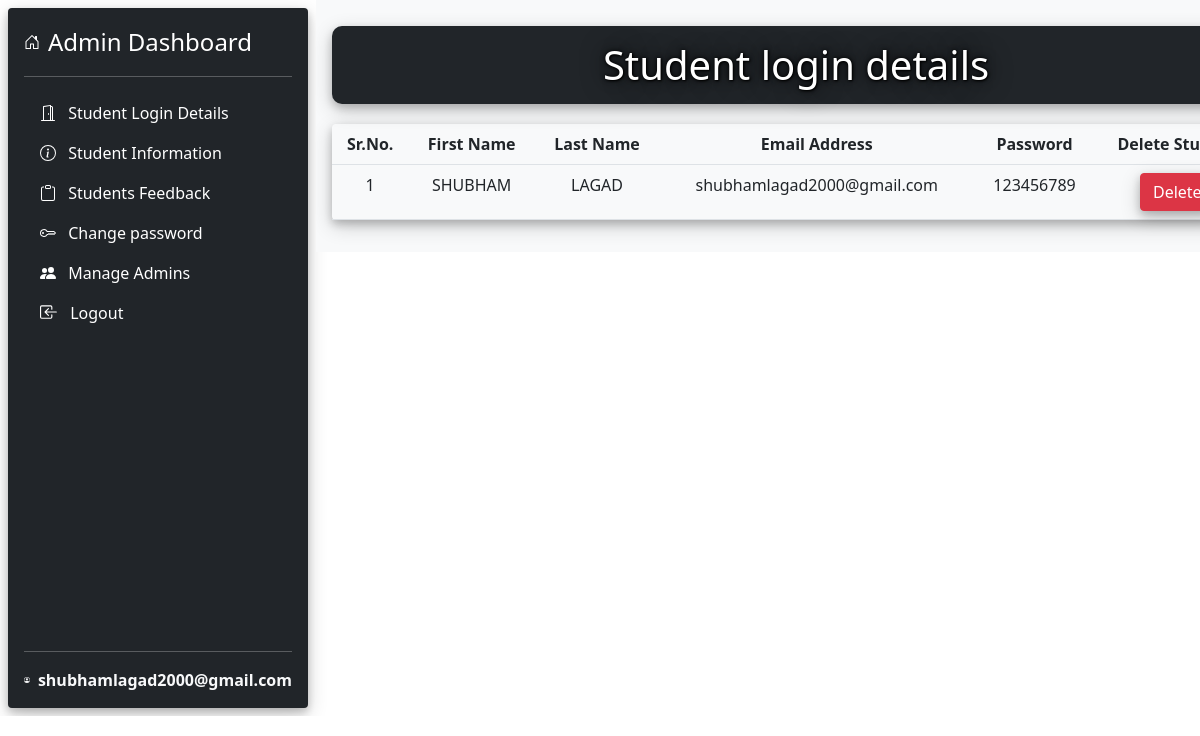
The page /studentlogindetails.php (signed in) on the database its author committed.
### tables this page shows
CREATE TABLE `student` (
  `firstname` varchar(20) DEFAULT NULL,
  `lastname` varchar(20) DEFAULT NULL,
  `email` varchar(40) NOT NULL,
  `password` varchar(20) DEFAULT NULL,
  `passwordhint` varchar(20) DEFAULT NULL
);

### studentlogindetails.php (the view, shortened to what this page needs)
<!doctype html>
<html lang="en">
<head>
    <link href="css/bootstrap.min.css" rel="stylesheet">
    <link href="css/bootstrap-icons.css" rel="stylesheet">
    <link href="css/sidebars.css" rel="stylesheet">
</head>
<body>
    <main>
        <div class="d-flex flex-column p-3 text-white bg-dark m-2 rounded button-shadow"
            style="width: 300px; height: 700px;">
            <a href="admindashboard.php"
                class="d-flex align-items-center mb-3 mb-md-0 me-md-auto text-white text-decoration-none">
                <svg class="bi me-2" width="16" height="16">
                    <use xlink:href="#home" />
                </svg>
                <span class="fs-4">Admin Dashboard</span>
            </a>
            <hr>
            <ul class="nav nav-pills flex-column mb-auto">
                <li class="nav-item">
                    <a href="studentlogindetails.php" class="nav-link text-white">
                        <svg class="bi me-2" width="16" height="16">
                            <use xlink:href="#login2" />
                        </svg>
                        Student Login Details
                    </a>
                </li>
                <li>
                    <a href="studentinfodetails.php" class="nav-link text-white">
                        <svg class="bi me-2" width="16" height="16">
                            <use xlink:href="#info" />
                        </svg>
                        Student Information
                    </a>
                </li>
                <li>
                    <a href="feedbackdata.php" class="nav-link text-white">
                        <svg class="bi me-2" width="16" height="16">
                            <use xlink:href="#feedback" />
                        </svg>
                        Students Feedback
                    </a>
                </li>
                <li>
                    <a href="#" class="nav-link text-white">
                        <svg class="bi me-2" width="16" height="16">
                            <use xlink:href="#key" />
                        </svg>
                        Change password
                    </a>
                </li>
                <li>
                    <a href="#" class="nav-link text-white">
                        <svg class="bi me-2" width="16" height="16">
                            <use xlink:href="#people-fill" />
                        </svg>
                        Manage Admins
                    </a>
                </li>
                <li class="dropdown">
                    <a href="logout.php" class="nav-link text-white">
                        <svg class="bi me-2" width="18" height="18">
                            <use xlink:href="#logout" />
                        </svg>
                        Logout
                    </a>
                </li>
            </ul>
            <hr>
            <div class="dropdown">
                <a href="#" class="d-flex align-items-center link-light text-decoration-none " id="dropdownUser2"
                    data-bs-toggle="dropdown" aria-expanded="false">
                    <svg class="bi me-2" width="18" height="18">
                        <use xlink:href="#people-circle" />
                    </svg>
                    <strong><?php echo $_SESSION['adminemail'];?></strong>
                </a>
            </div>
        </div>
        <div class="d-flex flex-column p-3 text-dark bg-light" style="width: 80%; height: 100%;">
            <h1 class="bg-dark text-center  button-shadow text-shadow"
                style="margin-top:10px;margin-bottom:20px; padding:15px; border-radius:10px;">Student login details</h1>
            <?php
                                        include "database/connect.php";
                                        echo '
                                            <table class="table table-hover text-center button-shadow rounded">
                                            <tr>
                                                <th  scope="col">Sr.No.</th>
                                                <th  scope="col">First Name</th>
                                                <th  scope="col">Last Name</th>
                                                <th  scope="col">Email Address</th>
                                                <th  scope="col">Password</th>
                                                <th  scope="col">Delete Student</th>
                                            </tr>';
                                        $query1 = "select * from student";
                                        $result1 = mysqli_query($con,$query1);
                                        $count=1;
                                        while($row = mysqli_fetch_assoc($result1))
                                            {
                                                echo '
                                                    <tr>
                                                        <td scope="row">'.$count.'</td>
                                                        <td scope="row">'.$row['firstname'].'</td>
                                                        <td scope="row">'.$row['lastname'].'</td>
                                                        <td scope="row">'.$row['email'].'</td>
                                                        <td scope="row">'.$row['password'].'</td>
                                                        <td scope="row"><a onClick=\'javascript: return confirm("Can you delete this login details?");\' href="deletelogin.php?email='.$row['email'].'"><input type="button" value="Delete" class="btn btn-danger button-shadow"></a></td>
                                                    </tr>';
                                                    $count++;
                                            }
                                            echo '</table>';
                                    ?>
        </div>
    </main>
</body>
</html>

### css/sidebars.css (style rules this page uses)
main { display: flex; flex-wrap: nowrap; height: 100vh; height: -webkit-fill-available; overflow-x: auto; overflow-y: hidden; }
main > * { flex-shrink: 0; min-height: -webkit-fill-available; }
.bi { vertical-align: -.125em; pointer-events: none; fill: currentColor; }

### studentlogindetails.php (style rules this page uses)
.button-shadow { box-shadow: 0 4px 8px 0 rgba(0, 0, 0, 0.2), 0 6px 20px 0 rgba(0, 0, 0, 0.19); }
.text-shadow { color: white; text-shadow: 1px 1px 2px black, 0 0 25px black, 0 0 5px black; }

### rows shown on the page
student: firstname "SHUBHAM", lastname "LAGAD", email "shubhamlagad2000@gmail.com", password "123456789"

### other values the page prints
$_SESSION['adminemail'] "shubhamlagad2000@gmail.com"
